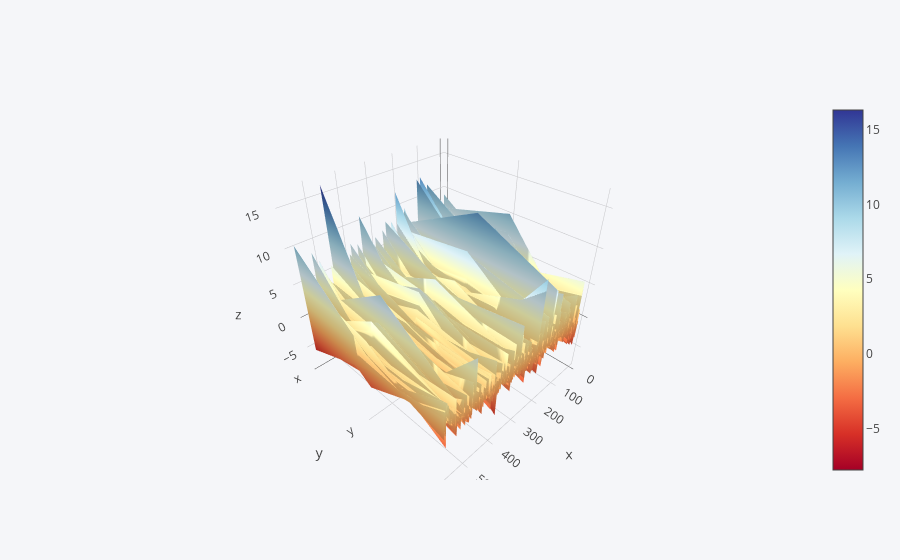

The notebook cell this image was saved under:
### Code cell
df3 = pd.DataFrame({'x':x_pca_3[:,0],'y':x_pca_3[:,1],'z':x_pca_3[:,2]})
df3.iplot(kind='surface',colorscale='rdylbu')

### Figure 1 — Plotly figure (JSON) as saved in the notebook; plotly's stock layout.template omitted (floating-point values rounded to 4 significant figures; data arrays with more than 128 entries replaced by an {"elided": "..."} marker saying what was removed)
{"data": [{"colorscale": [[0, "rgb(165,0,38)"], [0.1, "rgb(215,48,39)"], [0.2, "rgb(244,109,67)"], [0.3, "rgb(253,174,97)"], [0.4, "rgb(254,224,144)"], [0.5, "rgb(255,255,191)"], [0.6, "rgb(224,243,248)"], [0.7, "rgb(171,217,233)"], [0.8, "rgb(116,173,209)"], [0.9, "rgb(69,117,180)"], [1, "rgb(49,54,149)"]], "type": "surface", "x": {"elided": "569 int values"}, "y": ["x", "y", "z"], "z": {"elided": "3x569 float values"}}], "layout": {"legend": {"bgcolor": "#F5F6F9", "font": {"color": "#4D5663"}}, "paper_bgcolor": "#F5F6F9", "plot_bgcolor": "#F5F6F9", "titlefont": {"color": "#4D5663"}, "xaxis1": {"gridcolor": "#E1E5ED", "showgrid": true, "tickfont": {"color": "#4D5663"}, "title": "", "titlefont": {"color": "#4D5663"}, "zerolinecolor": "#E1E5ED"}, "yaxis1": {"gridcolor": "#E1E5ED", "showgrid": true, "tickfont": {"color": "#4D5663"}, "title": "", "titlefont": {"color": "#4D5663"}, "zerolinecolor": "#E1E5ED"}}}
